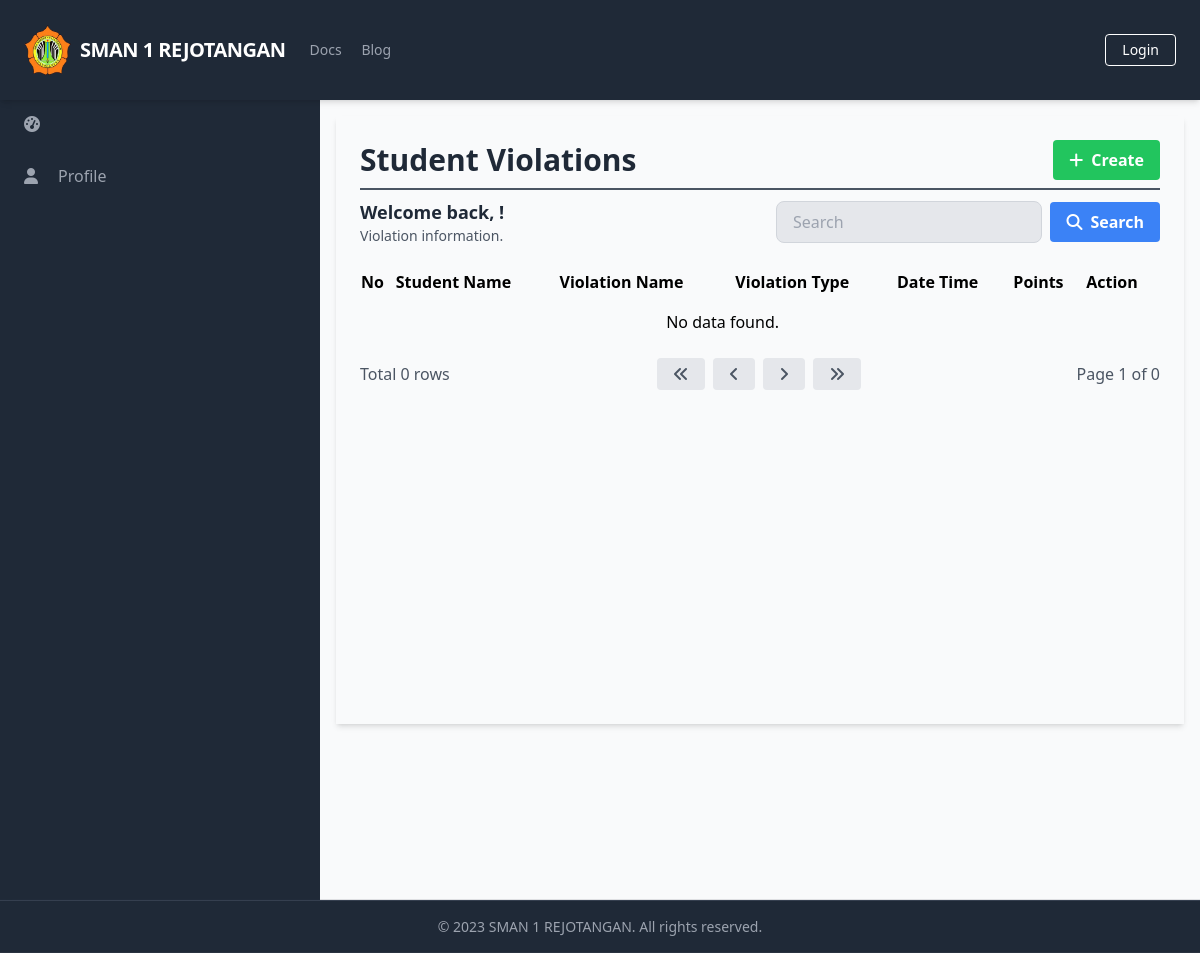
The page /manage_student_violations/manage_student_violations_list.php on the database as committed earlier.
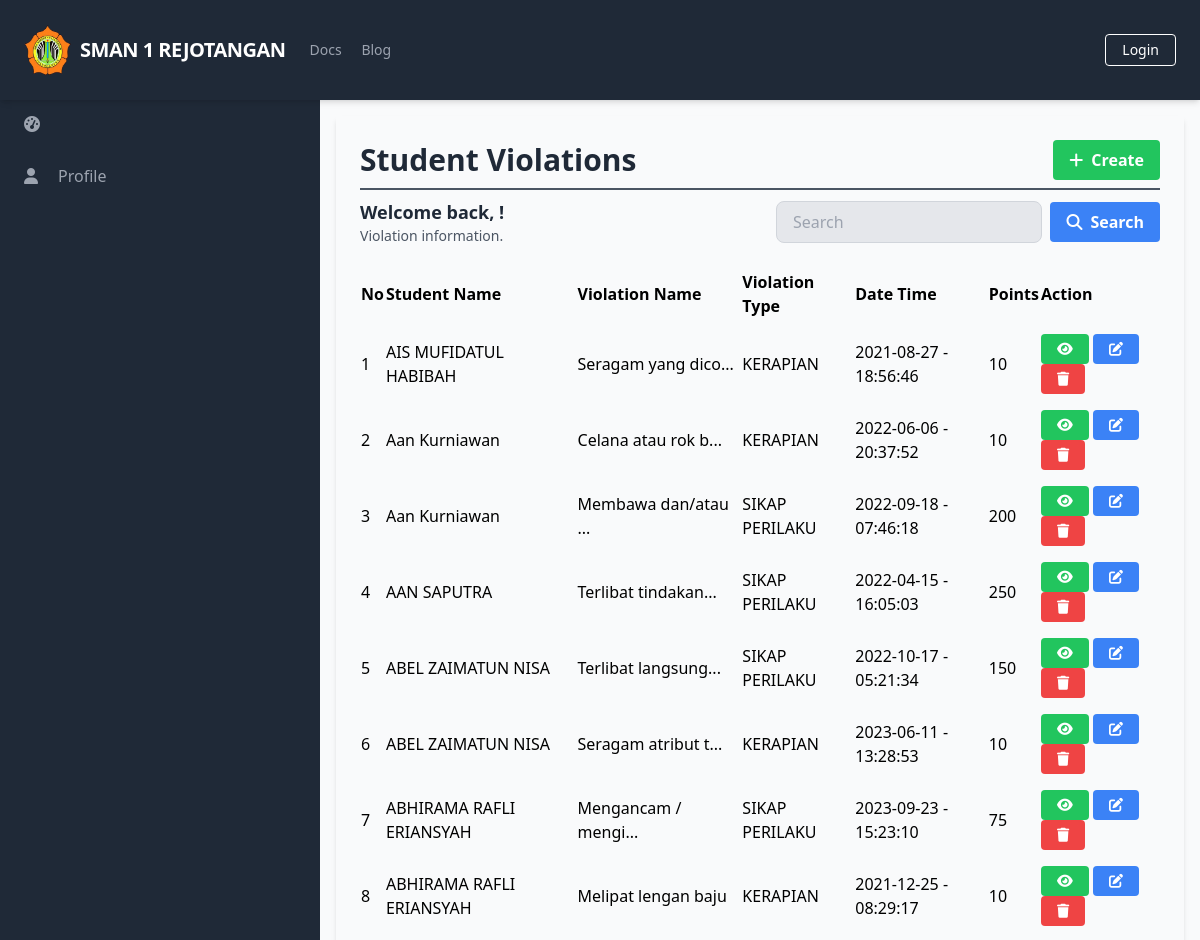
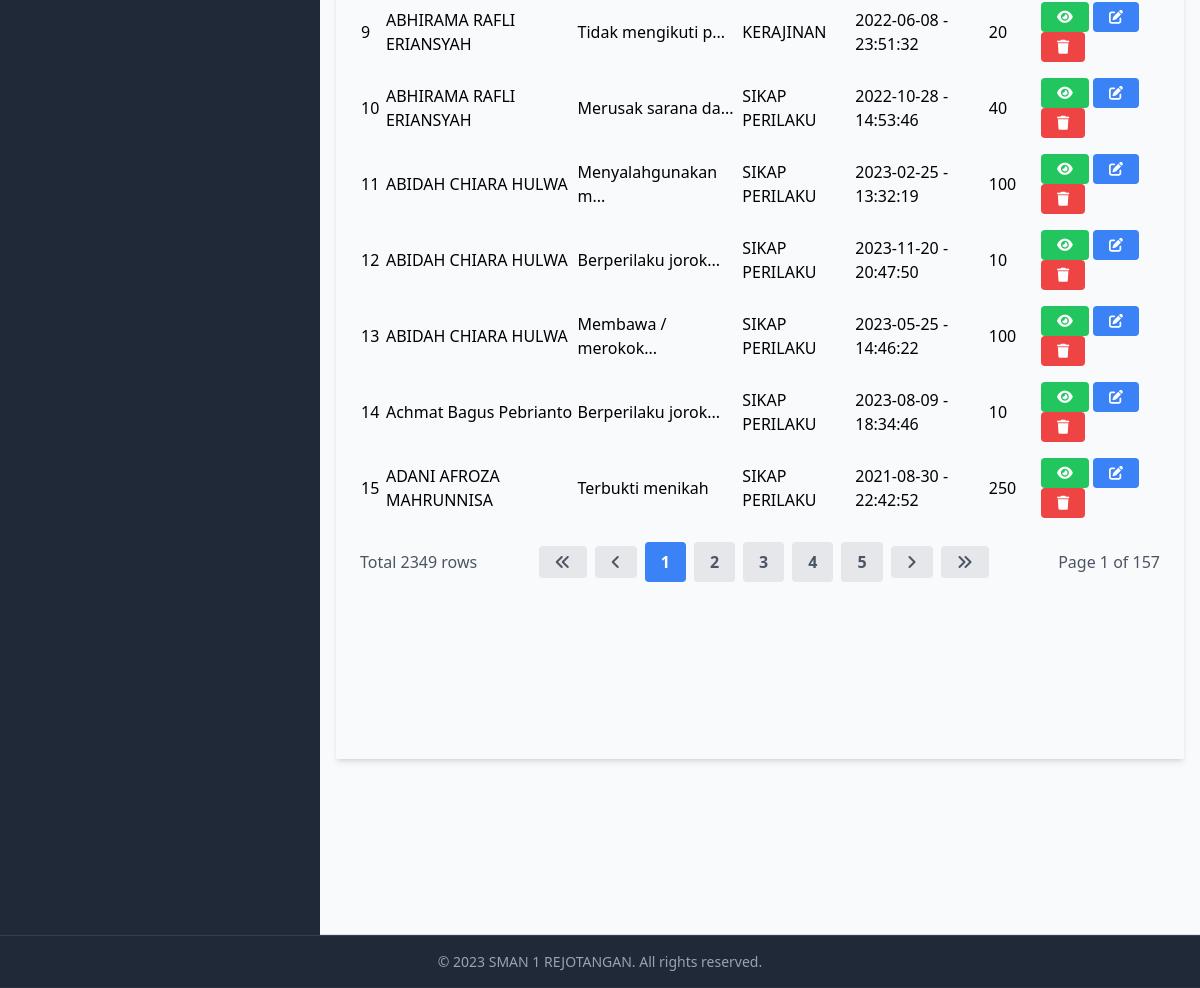
The same page on the database as committed later (2 pictures, top to bottom).
### tables this page shows
CREATE TABLE `StudentViolations` (
  `StudentViolationID` int(11) NOT NULL,
  `StudentID` int(11) DEFAULT NULL,
  `ViolationID` int(11) DEFAULT NULL,
  `Date` date DEFAULT NULL,
  `Time` time DEFAULT NULL,
  `CreatedAt` timestamp NOT NULL DEFAULT current_timestamp(),
  `UpdatedAt` timestamp NOT NULL DEFAULT current_timestamp() ON UPDATE current_timestamp()
);

CREATE TABLE `Users` (
  `UserID` int(11) NOT NULL,
  `Username` varchar(50) NOT NULL,
  `Password` varchar(255) NOT NULL,
  `Email` varchar(100) NOT NULL,
  `FullName` varchar(100) DEFAULT NULL,
  `DateOfBirth` date DEFAULT NULL,
  `Gender` varchar(10) DEFAULT NULL,
  `Address` text DEFAULT NULL,
  `PhoneNumber` varchar(20) DEFAULT NULL,
  `RoleID` int(11) DEFAULT NULL,
  `AccountCreationDate` timestamp NOT NULL DEFAULT current_timestamp() ON UPDATE current_timestamp(),
  `LastLogin` datetime DEFAULT NULL,
  `AccountStatus` varchar(20) DEFAULT NULL,
  `ProfilePictureURL` varchar(255) DEFAULT NULL,
  `ActivationStatus` varchar(20) DEFAULT NULL
);

CREATE TABLE `MasterViolations` (
  `ViolationID` int(11) NOT NULL,
  `ViolationType` varchar(255) NOT NULL,
  `ViolationName` varchar(255) NOT NULL,
  `Points` int(11) NOT NULL
);

### database/connection.php (called while the page is built, shortened)
<?php
$baseUrl = "http://localhost/final_project_imam_2023/";

### public/manage_student_violations/manage_student_violations_list.php (the view, shortened to what the changed rows need)
<?php
require_once('../../database/connection.php');
?>
<?php include_once('../components/header.php'); ?>
<div class="h-screen flex flex-col">
    <div class="flex-grow bg-gray-50 flex flex-row shadow-md">
        <main class="bg-gray-50 flex flex-col flex-1 overflow-y-scroll h-screen flex-shrink-0 sc-hide pb-40">
            <div class="flex items-start justify-start p-6 shadow-md m-4 flex-1 flex-col">
                <div class="flex flex-row justify-between items-center w-full border-b-2 border-gray-600 mb-2 pb-2">
                    <h1 class="text-3xl text-gray-800 font-semibold w-full">Student Violations</h1>
                </div>
                <div class="flex flex-col w-full">
                    <div class="flex flex-row justify-between items-center w-full mb-2 pb-2">
                        <div>
                            <h2 class="text-lg text-gray-800 font-semibold">Welcome back, <?php echo $_SESSION['FullName']; ?>!</h2>
                        </div>
                    </div>
                    <table class="min-w-full">
                        <thead>
                            <tr>
                                <th class="text-left py-2">No</th>
                                <th class="text-left py-2">Student Name</th>
                                <th class="text-left py-2">Violation Name</th>
                                <th class="text-left py-2">Violation Type</th>
                                <th class="text-left py-2">Date Time</th>
                                <th class="text-left py-2">Points</th>
                                <th class="text-left py-2">Action</th>
                            </tr>
                        </thead>
                        <tbody>
                            <?php
                            $searchTerm = isset($_GET['search']) ? $_GET['search'] : '';
                            $page = isset($_GET['page']) ? $_GET['page'] : 1;
                            $query = "SELECT sv.*, u.FullName AS StudentName, mv.Points, mv.ViolationType, mv.ViolationName
                                FROM StudentViolations sv
                                JOIN Students s ON sv.StudentID = s.StudentID
                                JOIN Users u ON s.UserID = u.UserID
                                JOIN MasterViolations mv ON sv.ViolationID = mv.ViolationID
                                WHERE mv.ViolationName LIKE '%$searchTerm%'
                                    OR u.FullName LIKE '%$searchTerm%'
                                LIMIT 15 OFFSET " . ($page - 1) * 15;
                            $result = $conn->query($query);
                            $queryCount = "SELECT COUNT(*) AS count
                                    FROM StudentViolations sv
                                    JOIN Students s ON sv.StudentID = s.StudentID
                                    JOIN Users u ON s.UserID = u.UserID
                                    JOIN MasterViolations mv ON sv.ViolationID = mv.ViolationID
                                    WHERE mv.ViolationName LIKE '%$searchTerm%'
                                        OR u.FullName LIKE '%$searchTerm%'";
                            $resultCount = $conn->query($queryCount);
                            $rowCount = $resultCount->fetch_assoc()['count'];
                            $totalPage = ceil($rowCount / 15);
                            $no = 1;
                            while ($row = $result->fetch_assoc()) {
                            ?>
                                <tr>
                                    <td class="py-2"><?php echo $no++; ?></td>
                                    <td class="py-2"><?php echo $row['StudentName']; ?></td>
                                    <td class="py-2"><?php echo mb_strimwidth($row['ViolationName'], 0, 20, '...'); ?></td>
                                    <td class="py-2"><?php echo $row['ViolationType']; ?></td>
                                    <td class="py-2"><?php echo $row['Date']; ?> - <?php echo $row['Time']; ?></td>
                                    <td class="py-2"><?php echo $row['Points']; ?></td>
                                    <td class='py-2'>
                                        <a href="<?php echo $baseUrl; ?>public/manage_student_violations/manage_student_violations_detail.php?id=<?php echo $row['StudentViolationID'] ?>" class='bg-green-500 hover-bg-green-700 text-white font-bold py-2 px-4 rounded inline-flex items-center text-sm'>
                                            <i class='fas fa-eye'></i>
                                        </a>
                                        <a href="<?php echo $baseUrl; ?>public/manage_student_violations/manage_student_violations_update.php?id=<?php echo $row['StudentViolationID'] ?>" class='bg-blue-500 hover-bg-blue-700 text-white font-bold py-2 px-4 rounded inline-flex items-center text-sm'>
                                            <i class='fas fa-edit'></i>
                                        </a>
                                        <a href="#" onclick="confirmDelete(<?php echo $row['StudentViolationID']; ?>)" class='bg-red-500 hover-bg-red-700 text-white font-bold py-2 px-4 rounded inline-flex items-center text-sm'>
                                            <i class='fas fa-trash'></i>
                                        </a>
                                    </td>
                                </tr>
                            <?php
                            }
                            if ($result->num_rows === 0) {
                            ?>
                                <tr>
                                    <td colspan="6" class="py-2 text-center">No data found.</td>
                                </tr>
                            <?php
                            }
                            ?>
                        </tbody>
                    </table>
                    <div class="flex flex-row justify-between items-center w-full mt-4">
                        <div class="flex flex-row justify-start items-center">
                            <span class="text-gray-600">Total <?php echo $rowCount; ?> rows</span>
                        </div>
                        <div class="flex flex-row justify-end items-center space-x-2">
                            <a href="?page=1&search=<?php echo $searchTerm; ?>" class="bg-gray-200 hover-bg-gray-300 text-gray-600 font-bold py-2 px-4 rounded inline-flex items-center">
                                <i class="fas fa-angle-double-left"></i>
                            </a>
                            <a href="?page=<?php if ($page == 1) {
                                                echo $page;
                                            } else {
                                                echo $page - 1;
                                            } ?>&search=<?php echo $searchTerm; ?>" class="bg-gray-200 hover-bg-gray-300 text-gray-600 font-bold py-2 px-4 rounded inline-flex items-center">
                                <i class="fas fa-angle-left"></i>
                            </a>
                            <?php
                            $startPage = $page - 2;
                            $endPage = $page + 2;
                            if ($startPage < 1) {
                                $endPage += abs($startPage) + 1;
                                $startPage = 1;
                            }
                            if ($endPage > $totalPage) {
                                $startPage -= $endPage - $totalPage;
                                $endPage = $totalPage;
                            }
                            if ($startPage < 1) {
                                $startPage = 1;
                            }
                            for ($i = $startPage; $i <= $endPage; $i++) {
                                if ($i == $page) {
                                    echo "<a href='?page=$i&search=$searchTerm' class='bg-blue-500 hover-bg-blue-700 text-white font-bold py-2 px-4 rounded inline-flex items-center'>$i</a>";
                                } else {
                                    echo "<a href='?page=$i&search=$searchTerm' class='bg-gray-200 hover-bg-gray-300 text-gray-600 font-bold py-2 px-4 rounded inline-flex items-center'>$i</a>";
                                }
                            }
                            ?>
                            <a href="?page=<?php if ($page == $totalPage) {
                                                echo $page;
                                            } else {
                                                echo $page + 1;
                                            } ?>&search=<?php echo $searchTerm; ?>" class="bg-gray-200 hover-bg-gray-300 text-gray-600 font-bold py-2 px-4 rounded inline-flex items-center">
                                <i class="fas fa-angle-right"></i>
                            </a>
                            <a href="?page=<?php echo $totalPage; ?>&search=<?php echo $searchTerm; ?>" class="bg-gray-200 hover-bg-gray-300 text-gray-600 font-bold py-2 px-4 rounded inline-flex items-center">
                                <i class="fas fa-angle-double-right"></i>
                            </a>
                        </div>
                        <div class="flex flex-row justify-end items-center ml-2">
                            <span class="text-gray-600">Page <?php echo $page; ?> of <?php echo $totalPage; ?></span>
                        </div>
                    </div>
                </div>
        </main>
    </div>
</div>
</body>
</html>

Rows that differ between the two databases and show on the page:
added studentviolations: users.FullName "AIS MUFIDATUL HABIBAH", ViolationID.ViolationName "Seragam yang dico...", ViolationID.ViolationType "KERAPIAN", Date "2021-08-27", Time "18:56:46", ViolationID.Points "10"
added studentviolations: users.FullName "Aan Kurniawan", ViolationID.ViolationName "Celana atau rok b...", ViolationID.ViolationType "KERAPIAN", Date "2022-06-06", Time "20:37:52", ViolationID.Points "10"
added studentviolations: users.FullName "Aan Kurniawan", ViolationID.ViolationName "Membawa dan/atau ...", ViolationID.ViolationType "SIKAP PERILAKU", Date "2022-09-18", Time "07:46:18", ViolationID.Points "200"
added studentviolations: users.FullName "AAN SAPUTRA", ViolationID.ViolationName "Terlibat tindakan...", ViolationID.ViolationType "SIKAP PERILAKU", Date "2022-04-15", Time "16:05:03", ViolationID.Points "250"
added studentviolations: users.FullName "ABEL ZAIMATUN NISA", ViolationID.ViolationName "Terlibat langsung...", ViolationID.ViolationType "SIKAP PERILAKU", Date "2022-10-17", Time "05:21:34", ViolationID.Points "150"
added studentviolations: users.FullName "ABEL ZAIMATUN NISA", ViolationID.ViolationName "Seragam atribut t...", ViolationID.ViolationType "KERAPIAN", Date "2023-06-11", Time "13:28:53", ViolationID.Points "10"
added studentviolations: users.FullName "ABHIRAMA RAFLI ERIANSYAH", ViolationID.ViolationName "Mengancam / mengi...", ViolationID.ViolationType "SIKAP PERILAKU", Date "2023-09-23", Time "15:23:10", ViolationID.Points "75"
added studentviolations: users.FullName "ABHIRAMA RAFLI ERIANSYAH", ViolationID.ViolationName "Melipat lengan baju", ViolationID.ViolationType "KERAPIAN", Date "2021-12-25", Time "08:29:17", ViolationID.Points "10"
added studentviolations: users.FullName "ABHIRAMA RAFLI ERIANSYAH", ViolationID.ViolationName "Tidak mengikuti p...", ViolationID.ViolationType "KERAJINAN", Date "2022-06-08", Time "23:51:32", ViolationID.Points "20"
added studentviolations: users.FullName "ABHIRAMA RAFLI ERIANSYAH", ViolationID.ViolationName "Merusak sarana da...", ViolationID.ViolationType "SIKAP PERILAKU", Date "2022-10-28", Time "14:53:46", ViolationID.Points "40"
added studentviolations: users.FullName "ABIDAH CHIARA HULWA", ViolationID.ViolationName "Menyalahgunakan m...", ViolationID.ViolationType "SIKAP PERILAKU", Date "2023-02-25", Time "13:32:19", ViolationID.Points "100"
added studentviolations: users.FullName "ABIDAH CHIARA HULWA", ViolationID.ViolationName "Berperilaku jorok...", ViolationID.ViolationType "SIKAP PERILAKU", Date "2023-11-20", Time "20:47:50", ViolationID.Points "10"
added studentviolations: users.FullName "ABIDAH CHIARA HULWA", ViolationID.ViolationName "Membawa / merokok...", ViolationID.ViolationType "SIKAP PERILAKU", Date "2023-05-25", Time "14:46:22", ViolationID.Points "100"
added studentviolations: users.FullName "Achmat Bagus Pebrianto", ViolationID.ViolationName "Berperilaku jorok...", ViolationID.ViolationType "SIKAP PERILAKU", Date "2023-08-09", Time "18:34:46", ViolationID.Points "10"
added studentviolations: users.FullName "ADANI AFROZA MAHRUNNISA", ViolationID.ViolationName "Terbukti menikah", ViolationID.ViolationType "SIKAP PERILAKU", Date "2021-08-30", Time "22:42:52", ViolationID.Points "250"
Other text that changed with them:
$rowCount: "0" → "2349"
$totalPage: "0" → "157"
new list line: "1"
new list line: "2"
new list line: "3"
new list line: "4"
new list line: "5"
text no longer shown: "No data found."
